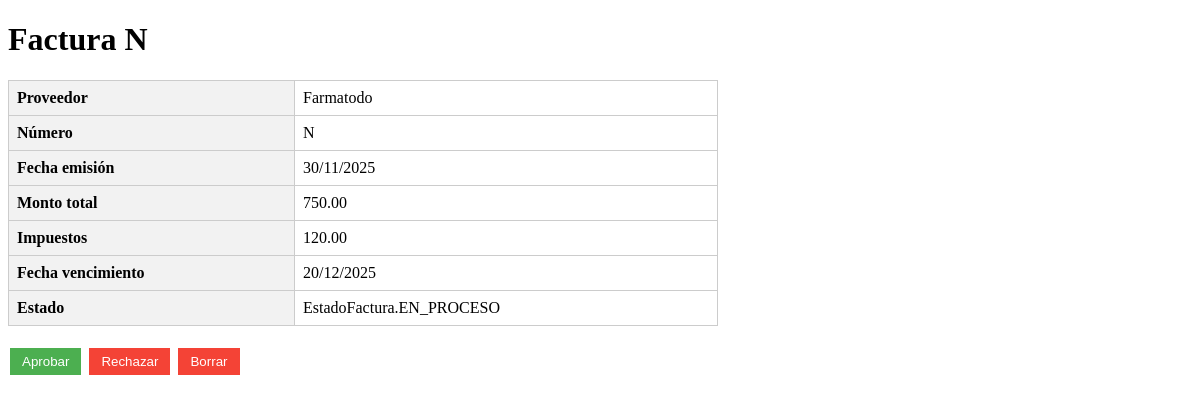
/facturas/4, run on the app's committed database.
### app/models.py (models this page shows)
class Factura(Base):
    __tablename__ = "facturas"
    id = Column(Integer, primary_key=True, index=True)
    proveedor = Column(String(255), nullable=False)
    numero = Column(String(100), nullable=False, index=True)
    fecha_emision = Column(DateTime, nullable=False)
    monto_total = Column(Float, nullable=False)
    impuestos = Column(Float, nullable=True, default=0.0)
    fecha_vencimiento = Column(DateTime, nullable=True)
    estado = Column(Enum(EstadoFactura), default=EstadoFactura.EN_PROCESO, nullable=False)
    comentario = Column(Text, nullable=True)
    ocr_fuente = Column(String(50), nullable=True)     # 'imagen' | 'pdf' (usaremos 'imagen')
    ocr_confianza = Column(Float, nullable=True)        # placeholder
    creado_en = Column(DateTime, default=datetime.utcnow)
    actualizado_en = Column(DateTime, default=datetime.utcnow)
    historial = relationship("HistorialEstado", back_populates="factura", cascade="all, delete-orphan")

### app/routes.py (the view)
@router.get("/facturas/{factura_id}", response_class=HTMLResponse)
def consultar_factura(request: Request, factura_id: int):
    db = _db()
    factura = crud.obtener_factura(db, factura_id)
    if not factura:
        raise HTTPException(status_code=404, detail="Factura no encontrada")
    return templates.TemplateResponse("factura.html", {"request": request, "factura": factura})

### templates/factura.html (shortened to what this page needs)
<!DOCTYPE html>
<html>
<head>
</head>
<body>
    <h1>Factura {{ factura.numero }}</h1>
    <table>
        <tr><th>Proveedor</th><td>{{ factura.proveedor }}</td></tr>
        <tr><th>Número</th><td>{{ factura.numero }}</td></tr>
        <tr><th>Fecha emisión</th><td>{{ factura.fecha_emision.strftime('%d/%m/%Y') }}</td></tr>
        <tr><th>Monto total</th><td>{{ "%.2f"|format(factura.monto_total) }}</td></tr>
        <tr><th>Impuestos</th><td>{{ "%.2f"|format(factura.impuestos) }}</td></tr>
        {% if factura.fecha_vencimiento %}
        <tr><th>Fecha vencimiento</th><td>{{ factura.fecha_vencimiento.strftime('%d/%m/%Y') }}</td></tr>
        {% endif %}
        <tr><th>Estado</th><td>{{ factura.estado }}</td></tr>
    </table>
    <form action="/facturas/{{ factura.id }}/decision?estado=Aprobado" method="post" style="display:inline;">
        <button type="submit" class="btn approve">Aprobar</button>
    </form>
    <form action="/facturas/{{ factura.id }}/rechazo" method="get" style="display:inline;">
        <button type="submit" class="btn reject">Rechazar</button>
    </form>
    <form action="/facturas/{{ factura.id }}/borrar" method="post" style="display:inline;">
        <button type="submit" class="btn reject"
                onclick="return confirm('¿Seguro que quieres borrar esta factura?');">
            Borrar
        </button>
    </form>
</body>
</html>

### templates/factura.html (style rules this page uses)
table { border-collapse: collapse; width: 60%; margin-bottom: 20px; }
th, td { border: 1px solid #ccc; padding: 8px; text-align: left; }
th { background-color: #f2f2f2; }
.btn { padding: 6px 12px; margin: 2px; border: none; cursor: pointer; }
.approve { background-color: #4CAF50; color: white; }
.reject { background-color: #f44336; color: white; }

### data on the page
Factura: numero "N", proveedor "Farmatodo", fecha_emision "30/11/2025", monto_total "750.00", impuestos "120.00", fecha_vencimiento "20/12/2025", estado "EstadoFactura.EN_PROCESO"
